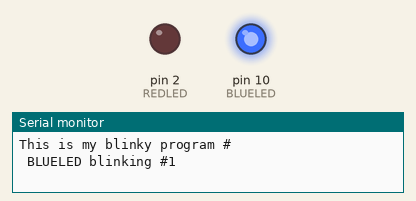
The sketch below on a simulated Arduino Uno, built with avr-gcc and run on an emulated ATmega328P. On the bench: output pins drawn as LEDs (lit = HIGH), the last lines printed to the serial monitor.

Above: at 0.5 s.
At 14.5 s:
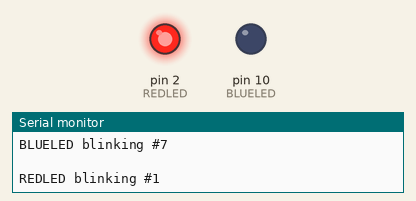
At 27.5 s:
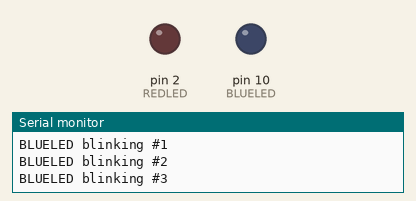
Timing chart, 0 to 28.6 s (numbered marks = the images above):
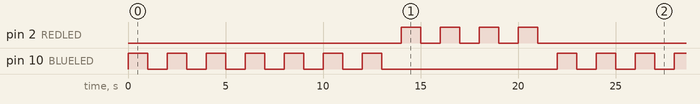

The sketch:

ADUINO.ino
```cpp
int BLUELED=10;
int REDLED=2;
int blinknu_BLUE=7;
int blinknu_RED=4;
void setup() {
  // put your setup code here, to run once:
  Serial.begin(9600);
  pinMode (BLUELED,OUTPUT);
  pinMode (REDLED,OUTPUT);
   Serial.println("This is my blinky program #");
   Serial.print(" ");
   }

void loop() {
  for (int f=1;f<=blinknu_BLUE;f=f+1){

    Serial.print("BLUELED blinking #");
    Serial.println(f);

     digitalWrite(BLUELED,HIGH);
     delay(1000);
     digitalWrite(BLUELED,LOW);
     delay(1000);
     }

     Serial.println(" ");


  for (int i=1;i<=blinknu_RED;i=i+1){
   Serial.print("REDLED blinking #");
    Serial.println(i);


    digitalWrite(REDLED,HIGH);
    delay(1000);
    digitalWrite(REDLED,LOW);
    delay(1000); }

    Serial.println(" ");


  }
  // put your main code here, to run repeatedly:
```

Measured:
- by itself, pin 2 (REDLED): repeats every 22.0 s: 3 × (LOW 1.0 s, HIGH 1.0 s), LOW 15.0 s, HIGH 1.0 s
- by itself, pin 10 (BLUELED): repeats every 22.0 s: 6 × (LOW 1.0 s, HIGH 1.0 s), LOW 9.0 s, HIGH 1.0 s
- by itself, everything shown: repeats every 22.0 s, in 22 steps
